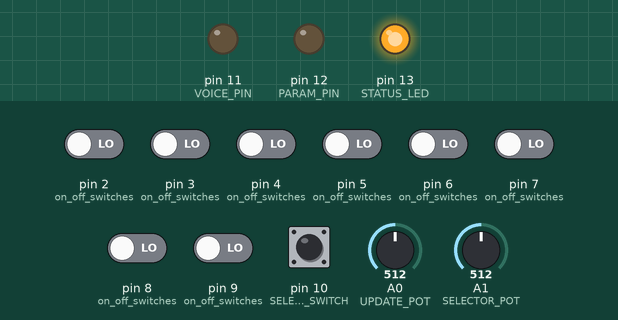
Recording of a sketch running on a simulated Arduino Uno, built with avr-gcc and run on an emulated ATmega328P. On the bench: output pins drawn as LEDs (lit = HIGH). Inputs (shaded band) come from the test bench; at power-on: pin 2 (on_off_switches), pin 3 (on_off_switches), pin 4 (on_off_switches), pin 5 (on_off_switches), pin 6 (on_off_switches), pin 7 (on_off_switches), pin 8 (on_off_switches), pin 9 (on_off_switches), pin 10 (SELECTOR_SWITCH) LOW, A0 (UPDATE_POT) = 512, A1 (SELECTOR_POT) = 512. What the sketch prints to the serial monitor is not drawn.

Above: at 0.1 s.
At 1.9 s:
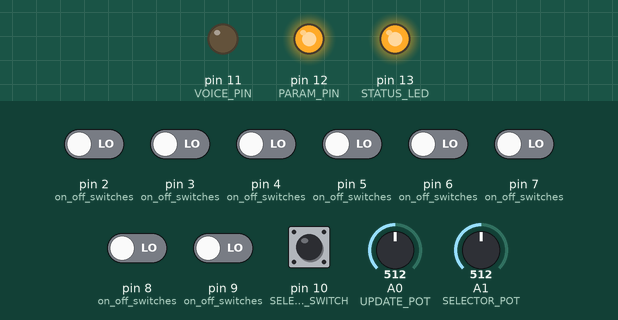
2.0 s: pin 10 (SELECTOR_SWITCH) pulled HIGH for 0.15 s
At 2.12 s:
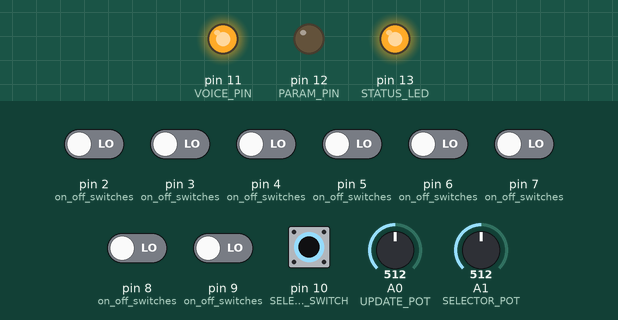
3.7 s: A0 (UPDATE_POT) set to 532
Timing chart, 0 to 6.7 s (numbered marks = the images above; inputs shaded):
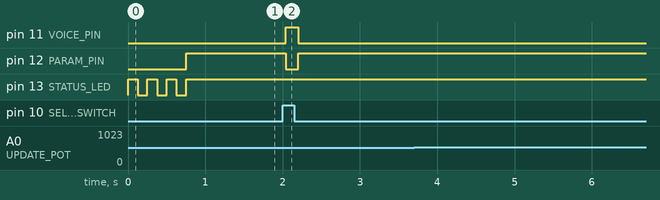

The sketch:

MultiSonics_ArduinoCode.pde
```cpp
/**********************************************************
* FINAL PROJECT CODE                                      *
***********************************************************/
//=======================================
// MAKE SURE ALL PP DEFS ARE UP TO DATE!
//=======================================
// Globals for the digital input pins
#define ENABLE_1 2
#define ENABLE_2 3
#define ENABLE_3 4
#define ENABLE_4 5
#define ENABLE_5 6
#define ENABLE_6 7
#define ENABLE_7 8
#define ENABLE_8 9
// Globals for the analog input pins and selector switch
#define SELECTOR_SWITCH 10
#define UPDATE_POT 0
#define SELECTOR_POT 1
#define SCALE 1
#define BEATVALUE 3
// Additional Utility Pins
#define VOICE_PIN 11
#define PARAM_PIN 12
#define STATUS_LED 13 // Same as Arduino LED
// Some additional constants
#define MIN_VOLTAGE 0
#define MAX_VOLTAGE 1023 // Assumed 5V
// MaxMSP Patch Metadata, added for easy future implementation changes.
#define VOICEDIV 16
#define SCALEDIV 6
#define BEATDIV 9
#define PARAMDIV 25


// Because these are more likely to change, and as not to clash with define, the number of params/toggles with be declared as constant variables
const int onOffSwitches_amt = 8;
// Global arrays that serve as universal memory addresses for references to each of the input pins
static int on_off_switches[onOffSwitches_amt] = {ENABLE_1, ENABLE_2, ENABLE_3, ENABLE_4, ENABLE_5, ENABLE_6, ENABLE_7, ENABLE_8};

void setup() {
  int i = 0;
  // set up two utility pins
  pinMode(STATUS_LED, OUTPUT);
  pinMode(VOICE_PIN, OUTPUT);
  pinMode(PARAM_PIN, OUTPUT);
  digitalWrite(VOICE_PIN, LOW);
  digitalWrite(PARAM_PIN, LOW);
  // clear any stray logic
  for (i = ENABLE_1; i < ENABLE_8; i++) {
    digitalWrite(i, LOW);
    pinMode(i, INPUT);
  }
  for (i = 0; i < 5; i++) {
    pinMode(i, INPUT);
  }
  Serial.begin(9600);
  for (int i = 0; i < 3; i++) {
    digitalWrite(STATUS_LED, HIGH);
    delay(125);
    digitalWrite(STATUS_LED, LOW);
    delay(125);
  }
  digitalWrite(STATUS_LED, HIGH);
}

int enableState;
int voice = 1;
int param = 0; // Choose scale


void loop() {
  int uPotVal = analogRead(UPDATE_POT);
  int i = ENABLE_1;
  int whatToSelect = (digitalRead(SELECTOR_SWITCH) == HIGH) ? 1 : 0; // HIGH = Voice, Low = Param
  updateSelectorLEDs(whatToSelect);
  // Toggle different patch voices
  for (; i <= ENABLE_8; i++) {
    enableState = digitalRead(on_off_switches[i-2]);
    if (enableState == HIGH)
      ToggleVoice(on_off_switches[i-2], 1);
    else
      ToggleVoice(on_off_switches[i-2], 0);
    delay(10);
  }
  // Select either a new voice to update or a new parameter
  if (whatToSelect)
    voice = vSplitChoose(MIDIMap(analogRead(SELECTOR_POT)), VOICEDIV);
  else
    param = vSplitChoose(MIDIMap(analogRead(SELECTOR_POT)), PARAMDIV);
  // Update the chosen voice with the chosen parameter
  if (hasChanged(UPDATE_POT, uPotVal)) {
    if (param == SCALE)
      updatePatchParams(voice, param, (MIDIMap(analogRead(UPDATE_POT)))/SCALEDIV);
    else if (param == BEATVALUE)
      updatePatchParams(voice, param, (MIDIMap(analogRead(UPDATE_POT)))/BEATDIV);
    else
      updatePatchParams(voice, param, MIDIMap(analogRead(UPDATE_POT)));
    delay(10);
  }
}

int MIDIMap(int inVar) {
  return map(inVar, 0, 1023, 0, 127);
}

void ToggleVoice(const int pin, const short unsigned int state) {
  Serial.print(255, BYTE); // NOTE: 255 denotes enable pins
  Serial.print(pin, BYTE);
  Serial.print(state, BYTE);
}

int vSplitChoose(const int inVal, const int split) {
  return inVal/split + 1; // returns anywhere from 1 - 8 for voices, 1 - 4 for params
}

void updatePatchParams(const int inVoice, const int inParamID, const int inValue) { // Update inParamID to the value of inValue at the selected inVoice in the patch
  Serial.print(inVoice, BYTE);
  Serial.print(inParamID, BYTE);
  Serial.print(inValue, BYTE);
}

void updateSelectorLEDs(int inSelector) {
  if (inSelector) {
    digitalWrite(VOICE_PIN, HIGH);
    digitalWrite(PARAM_PIN, LOW);
  }
  else {
    digitalWrite(VOICE_PIN, LOW);
    digitalWrite(PARAM_PIN, HIGH);
  }
}

boolean hasChanged(const int inVal, const int inRef) {
  return ((analogRead(inVal) < (inRef - 2)) || (analogRead(inVal) > (inRef + 2))) ? true : false; // ±2 used so that the program will disregard slight changes
}
```

Measured:
- after the input at 2.0 s, pin 11 (VOICE_PIN): LOW → HIGH at once, → LOW 0.16 s later; pin 12 (PARAM_PIN): HIGH → LOW at once, → HIGH 0.16 s later
- after the input at 3.7 s, every drawn part: stays the same
